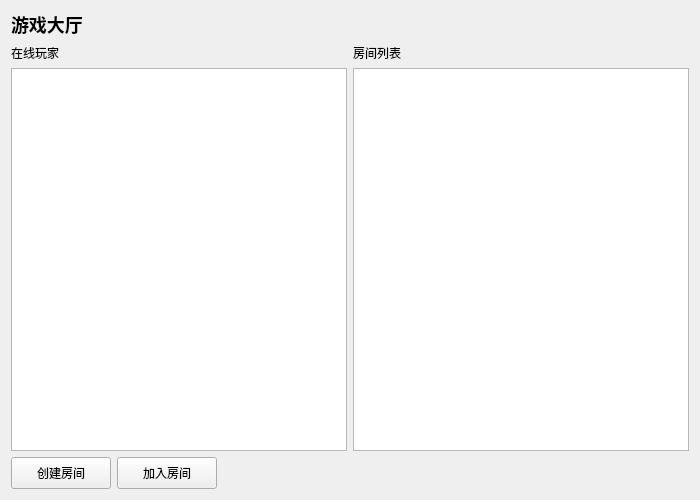
<?xml version="1.0" encoding="UTF-8"?>
<ui version="4.0">
 <class>LobbyWidget</class>
 <widget class="QWidget" name="LobbyWidget">
  <property name="geometry">
   <rect>
    <x>0</x>
    <y>0</y>
    <width>700</width>
    <height>500</height>
   </rect>
  </property>
  <property name="windowTitle">
   <string>大厅</string>
  </property>
  <layout class="QVBoxLayout" name="verticalLayout">
   <item>
    <widget class="QLabel" name="titleLabel">
     <property name="text">
      <string>&lt;h2&gt;游戏大厅&lt;/h2&gt;</string>
     </property>
    </widget>
   </item>
   <item>
    <layout class="QHBoxLayout" name="contentLayout">
     <item>
      <layout class="QVBoxLayout" name="playerLayout">
       <item>
        <widget class="QLabel" name="playerLabel">
         <property name="text">
          <string>在线玩家</string>
         </property>
        </widget>
       </item>
       <item>
        <widget class="QListWidget" name="playerList"/>
       </item>
      </layout>
     </item>
     <item>
      <layout class="QVBoxLayout" name="roomLayout">
       <item>
        <widget class="QLabel" name="roomLabel">
         <property name="text">
          <string>房间列表</string>
         </property>
        </widget>
       </item>
       <item>
        <widget class="QTableWidget" name="roomTable"/>
       </item>
      </layout>
     </item>
    </layout>
   </item>
   <item>
    <layout class="QHBoxLayout" name="buttonLayout">
     <item>
      <widget class="QPushButton" name="createRoomButton">
       <property name="text">
        <string>创建房间</string>
       </property>
       <property name="minimumSize">
        <size>
         <width>100</width>
         <height>32</height>
        </size>
       </property>
      </widget>
     </item>
     <item>
      <widget class="QPushButton" name="joinRoomButton">
       <property name="text">
        <string>加入房间</string>
       </property>
       <property name="minimumSize">
        <size>
         <width>100</width>
         <height>32</height>
        </size>
       </property>
      </widget>
     </item>
     <item>
      <spacer name="horizontalSpacer">
       <property name="orientation">
        <enum>Qt::Horizontal</enum>
       </property>
       <property name="sizeHint" stdset="0">
        <size>
         <width>40</width>
         <height>20</height>
        </size>
       </property>
      </spacer>
     </item>
    </layout>
   </item>
  </layout>
 </widget>
 <layoutdefault spacing="6" margin="11"/>
 <resources/>
 <connections/>
</ui>
